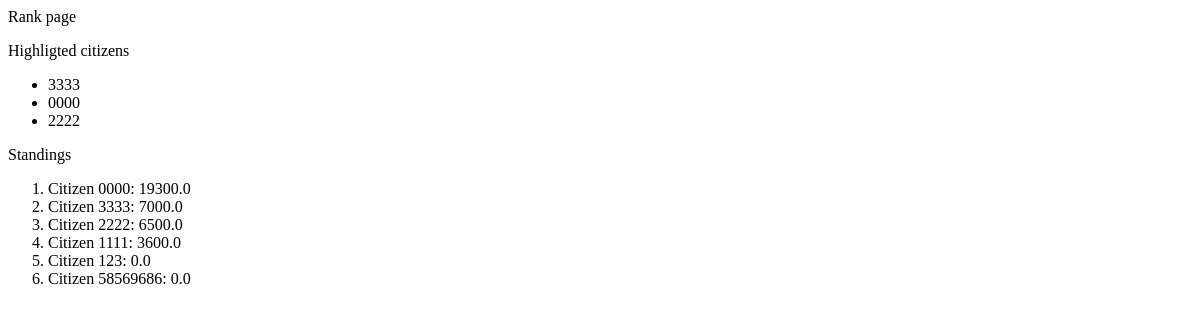
/rank, run on an earlier commit of the app's database.
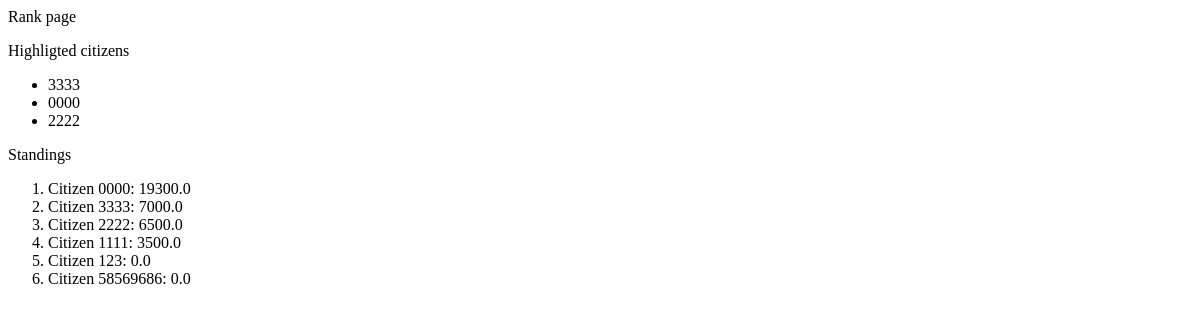
And on a later commit of the database.
### app/models.py (models this page shows, shortened)
class Citizen(db.Model, UserMixin):
    citizen_id = db.Column(db.String(12), primary_key=True)
    name  = db.Column(db.String(64), index=True)
    score = db.Column(db.Float)
    password_hash = db.Column(db.String(128))
    permission = db.Column(db.String(20), index=True, default='citizen')

### app/routes.py (the view)
@app.route('/rank')
def rank():
    page = request.args.get('page', 1, type=int)
    citizens = Citizen.query.order_by(Citizen.score.desc()).paginate(page, 10, False)
    next_citizens = url_for('rank', page=citizens.next_num) \
        if citizens.has_next else None
    prev_citizens = url_for('rank', page=citizens.prev_num) \
        if citizens.has_prev else None
    top_citizens = Citizen.query.filter(Citizen.score >= 5000).order_by(func.random()).limit(3)
    return render_template('rank.html', citizens=citizens.items, tops=top_citizens, next=next_citizens, prev=prev_citizens)

### app/templates/rank.html (shortened to what this page needs)
{% block content %}
     <p>Rank page</p>
     Highligted citizens
     <ul>
          {% for top in tops %}
               <li>
                    {{ top.citizen_id }}
               </li>
          {% endfor %}
     </ul>
     Standings
     <ol>
          {% for citizen in citizens %}
               <li>
                    Citizen {{ citizen.citizen_id }}: {{ citizen.score }}
               </li>
          {% endfor %}
     </ol>
     {% endblock content %}

What changed in the data, as far as the page shows it:
changed Citizen id 1111: score "3600.0" → "3500.0"
